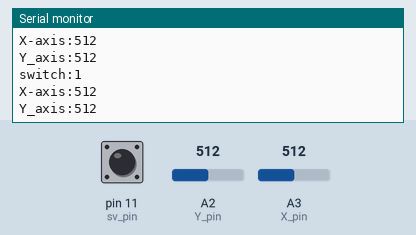
Bench run of a sketch on a simulated Arduino Uno, built with avr-gcc and run on an emulated ATmega328P. Shown: the last lines printed to the serial monitor. Inputs (shaded band) come from the test bench; at power-on: A2 (Y_pin) = 512, A3 (X_pin) = 512, pin 11 (sv_pin) HIGH.

Above: at 1.3 s.
1.4 s: A2 (Y_pin) set to 716
At 1.81 s:
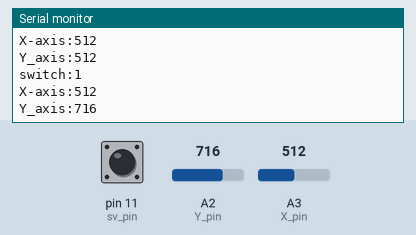
2.9 s: A3 (X_pin) set to 716
At 3.31 s:
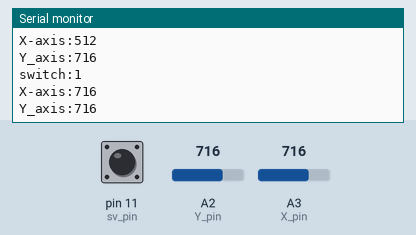
4.4 s: pin 11 (sv_pin) pulled LOW for 0.6 s
6.5 s: A2 (Y_pin) set to 900
At 6.82 s:
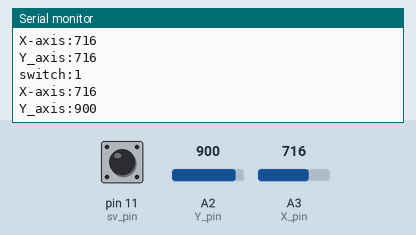
8.0 s: A3 (X_pin) set to 900
At 8.32 s:
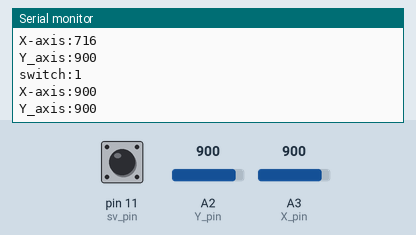
Timing chart, 0 to 10.5 s (numbered marks = the images above; inputs shaded):
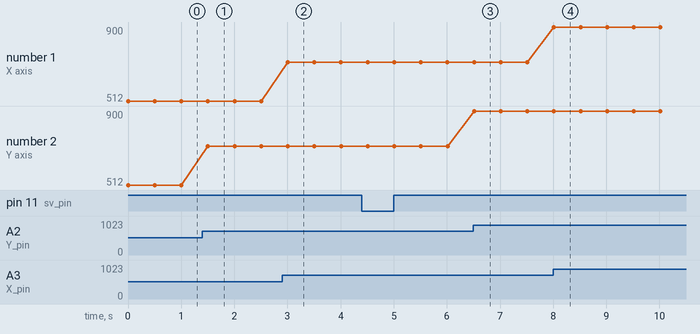

Measured:
- after the input at 1.4 s, the serial monitor: prints a new line after 0.10 s (image 1)
- after the input at 2.9 s, the serial monitor: prints a new line after 0.11 s (image 2)
- after the input at 6.5 s, the serial monitor: prints a new line at once (image 3)
- after the input at 8.0 s, the serial monitor: prints a new line at once (image 4)
- plotted number 2: 512 → 716 after the input at 1.4 s, 716 → 900 after the input at 6.5 s

The sketch:

joystick.ino
```cpp
const int sv_pin = 11;
const int X_pin = 3;
const int Y_pin = 2;
void setup() {
  pinMode(sv_pin,INPUT);
   digitalWrite(sv_pin,HIGH);
   Serial.begin(115200);
}

void loop() {

 Serial.print("switch:");
   Serial.print(digitalRead(sv_pin));
   Serial.print("\n");
   Serial.print("X-axis:");
   Serial.print(analogRead(X_pin));
   Serial.print("\n");
   Serial.print("Y_axis:");
   Serial.print(analogRead(Y_pin));
   Serial.print("\n\n");
   delay(500);


}
```
